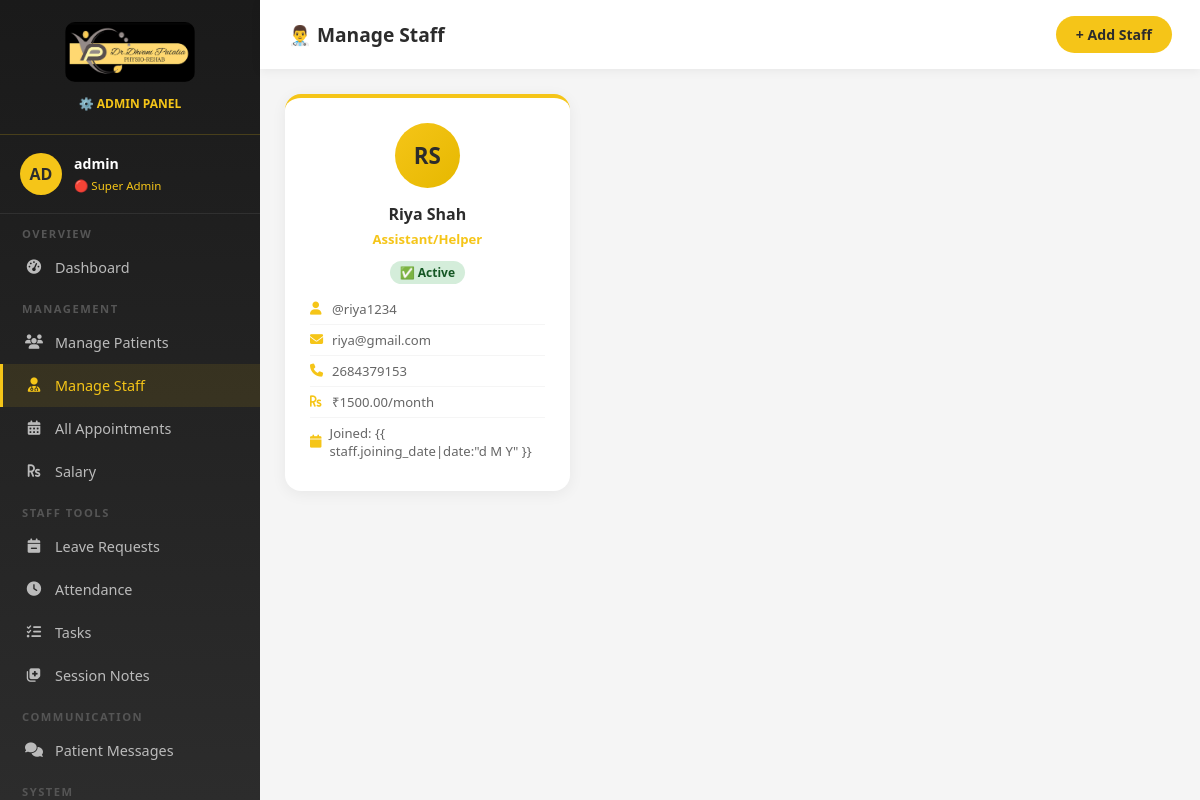
Screenshot of /admin-staff (signed in) with the database file from the repository.
### core/models.py (models this page shows, shortened)
class StaffProfile(models.Model):
    ROLE_CHOICES = [
        ('physiotherapist', 'Physiotherapist'),
        ('receptionist', 'Receptionist'),
        ('assistant', 'Assistant/Helper'),
    ]
    user = models.OneToOneField(User, on_delete=models.CASCADE, related_name='staff_profile')
    role = models.CharField(max_length=30, choices=ROLE_CHOICES)
    phone = models.CharField(max_length=15, blank=True)
    address = models.TextField(blank=True)
    salary = models.DecimalField(max_digits=10, decimal_places=2, default=0)
    joining_date = models.DateField(default=timezone.now)
    is_active = models.BooleanField(default=True)

### core/views.py (the view)
# urls.py: path('admin-staff', views.admin_staff, name='admin_staff'),
@login_required(login_url='/login')
def admin_staff(request):
    if not request.user.is_superuser:
        return redirect('/client-dashboard')
    staff_list = StaffProfile.objects.all().select_related('user')
    return render(request, 'admin_staff.html', {
        'user': request.user,
        'staff_list': staff_list,
    })

### templates/admin_staff.html (shortened to what this page needs)
{% load static %}
<!DOCTYPE html>
<html lang="en">
<head>
    <link href="https://cdnjs.cloudflare.com/ajax/libs/font-awesome/6.4.0/css/all.min.css" rel="stylesheet">
</head>
<body>
    <aside class="sidebar">
        <div class="sidebar-logo">
            <img src="{% static 'images/Dhvani_Patalia.jpeg' %}" alt="Logo">
            <p>⚙️ ADMIN PANEL</p>
        </div>
        <div class="sidebar-user">
            <div class="user-avatar">AD</div>
            <div class="user-info">
                <h4>{{ user.username }}</h4><span>🔴 Super Admin</span>
            </div>
        </div>
        <nav>
            <div class="nav-section">Overview</div>
            <a href="/admin-dashboard" class="nav-item"><i class="fas fa-tachometer-alt"></i> Dashboard</a>
            <div class="nav-section">Management</div>
            <a href="/admin-patients" class="nav-item"><i class="fas fa-users"></i> Manage Patients</a>
            <a href="/admin-staff" class="nav-item active"><i class="fas fa-user-md"></i> Manage Staff</a>
            <a href="/admin-appointments" class="nav-item"><i class="fas fa-calendar-alt"></i> All Appointments</a>
            <a href="/admin-salary" class="nav-item"><i class="fas fa-rupee-sign"></i> Salary</a>
            <div class="nav-section">Staff Tools</div>
            <a href="/admin-leaves" class="nav-item"><i class="fas fa-calendar-minus"></i> Leave Requests</a>
            <a href="/admin-attendance" class="nav-item"><i class="fas fa-clock"></i> Attendance</a>
            <a href="/admin-tasks" class="nav-item"><i class="fas fa-tasks"></i> Tasks</a>
            <a href="/admin-session-notes" class="nav-item"><i class="fas fa-notes-medical"></i> Session Notes</a>
            <div class="nav-section">Communication</div>
            <a href="/admin-chat" class="nav-item"><i class="fas fa-comments"></i> Patient Messages</a>
            <div class="nav-section">System</div>
        </nav>
    </aside>
    <div class="main-content">
        <div class="topbar">
            <h1>👨‍⚕️ Manage Staff</h1>
            <a href="/add-staff" class="btn-add">+ Add Staff</a>
        </div>
        <div class="dashboard-body">
            {% if staff_list %}
            <div class="staff-grid">
                {% for staff in staff_list %}
                <div class="staff-card">
                    <div class="staff-avatar">
                        {{ staff.user.first_name|first|upper }}{{ staff.user.last_name|first|upper }}
                    </div>
                    <h3>{{ staff.user.get_full_name|default:staff.user.username }}</h3>
                    <div class="role">{{ staff.get_role_display }}</div>
                    <span class="badge-active">✅ Active</span>
                    <div class="staff-details">
                        <div class="detail-item"><i class="fas fa-user"></i> @{{ staff.user.username }}</div>
                        <div class="detail-item"><i class="fas fa-envelope"></i> {{ staff.user.email|default:"—" }}
                        </div>
                        <div class="detail-item"><i class="fas fa-phone"></i> {{ staff.phone|default:"—" }}</div>
                        <div class="detail-item"><i class="fas fa-rupee-sign"></i> ₹{{ staff.salary }}/month</div>
                        <div class="detail-item"><i class="fas fa-calendar"></i> Joined: {{ staff.joining_date|date:"d M
                            Y" }}</div>
                    </div>
                </div>
                {% endfor %}
            </div>
            {% endif %}
        </div>
    </div>
</body>
</html>

### templates/admin_staff.html (style rules this page uses)
* { margin: 0; padding: 0; box-sizing: border-box; }
body { font-family: 'Segoe UI', sans-serif; background: #f5f5f5; display: flex; min-height: 100vh; }
.sidebar { width: 260px; height: 100vh; position: fixed; left: 0; top: 0; background: linear-gradient(180deg, #1a1a1a, #2C2C2C); overflow-y: auto; scrollbar-width: none; }
.sidebar-logo { padding: 22px 20px; border-bottom: 1px solid rgba(245, 197, 24, 0.2); text-align: center; }
.sidebar-logo img { width: 130px; border-radius: 10px; }
.sidebar-logo p { color: #F5C518; font-size: 0.75em; margin-top: 8px; font-weight: 600; }
.sidebar-user { padding: 18px 20px; border-bottom: 1px solid rgba(255, 255, 255, 0.08); display: flex; align-items: center; gap: 12px; }
.user-avatar { width: 42px; height: 42px; background: #F5C518; border-radius: 50%; display: flex; align-items: center; justify-content: center; font-weight: 800; color: #2C2C2C; }
.user-info h4 { color: white; font-size: 0.88em; }
.user-info span { color: #F5C518; font-size: 0.72em; }
.nav-section { padding: 12px 22px 5px; color: #555; font-size: 0.7em; text-transform: uppercase; letter-spacing: 1.5px; font-weight: 700; }
.nav-item { display: flex; align-items: center; gap: 12px; padding: 12px 22px; color: #bbb; text-decoration: none; font-size: 0.9em; transition: all 0.3s; border-left: 3px solid transparent; }
.nav-item:hover, .nav-item.active { background: rgba(245, 197, 24, 0.1); color: #F5C518; border-left-color: #F5C518; }
.nav-item i { width: 18px; text-align: center; }
.main-content { margin-left: 260px; flex: 1; }
.topbar { background: white; padding: 16px 28px; display: flex; align-items: center; justify-content: space-between; box-shadow: 0 2px 10px rgba(0, 0, 0, 0.06); position: sticky; top: 0; z-index: 50; }
.topbar h1 { font-size: 1.2em; color: #2C2C2C; font-weight: 700; }
.btn-add { background: #F5C518; color: #2C2C2C; padding: 9px 20px; border-radius: 20px; font-weight: 700; text-decoration: none; font-size: 0.88em; }
.dashboard-body { padding: 25px; }
.staff-grid { display: grid; grid-template-columns: repeat(3, 1fr); gap: 18px; }
.staff-card { background: white; border-radius: 16px; padding: 25px; box-shadow: 0 3px 15px rgba(0, 0, 0, 0.06); text-align: center; transition: transform 0.3s; border-top: 4px solid #F5C518; }
.staff-avatar { width: 65px; height: 65px; background: linear-gradient(135deg, #F5C518, #e6b800); border-radius: 50%; display: flex; align-items: center; justify-content: center; font-weight: 800; color: #2C2C2C; font-size: 1.4em; margin: 0 auto 15px; }
.staff-card h3 { font-size: 1em; font-weight: 700; color: #2C2C2C; margin-bottom: 5px; }
.staff-card .role { font-size: 0.82em; color: #F5C518; font-weight: 600; margin-bottom: 12px; }
.staff-details { text-align: left; margin-top: 12px; }
.detail-item { display: flex; align-items: center; gap: 8px; padding: 6px 0; border-bottom: 1px solid #f5f5f5; font-size: 0.82em; color: #666; }
.detail-item:last-child { border-bottom: none; }
.detail-item i { color: #F5C518; width: 14px; }
.badge-active { background: #d4edda; color: #155724; padding: 3px 10px; border-radius: 12px; font-size: 0.75em; font-weight: 700; }

### rows the page displays
StaffProfile: user.first_name|first "R", user.last_name|first "S", user.get_full_name "Riya Shah", role "Assistant/Helper", user.username "riya1234", user.email "riya@gmail.com", phone "2684379153", salary "1500.00"

### other values shown
{{ user.username }} "admin"
